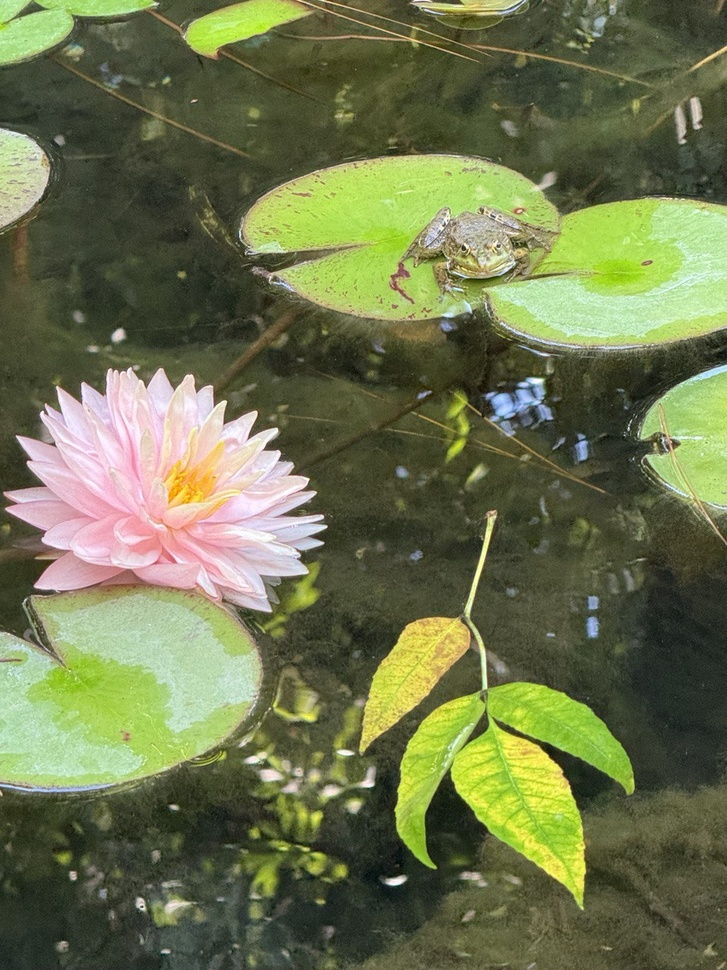
#> input picture IV course/Computer Vision/I labwork/images/my_images/frog_in_the_pool.jpg, 727 x 970 px, shrunk from 960 x 1280 before the run
$ python -i image_processor.py   (imports and definitions only)
#> lines starting #> are read from the running program, lines starting #| are printed output that depends on the picture; after the words box and inside, x2 and y2 are one past the last pixel; in counts of white or black regions, pixels touching at a corner belong together
#> further down, picture is the input picture: shape (970, 727, 3); mean B, G, R 78.2, 116.4, 109.7
import cv2

class Preprocessor:
    def __init__(self):
        pass

    def to_grayscale(self, image):
        return cv2.cvtColor(image, cv2.COLOR_BGR2GRAY)
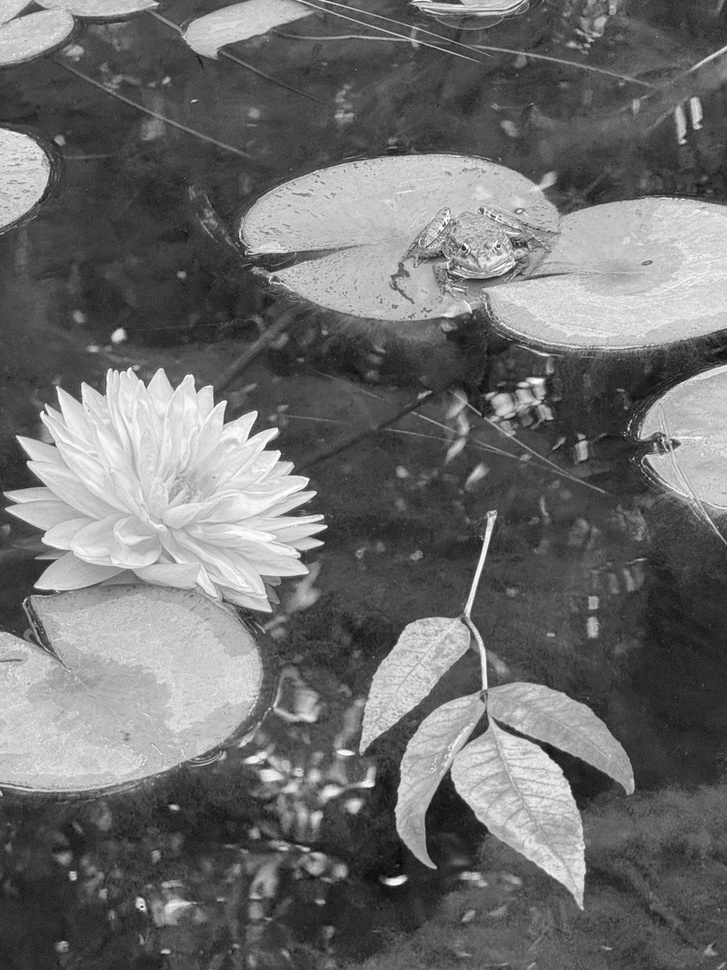
#> returned value: shape (970, 727); min 3, max 255, mean 110.1


    def to_blur(self, image):
        return cv2.GaussianBlur(image, (3, 3), 0)

    def threshold(self, image):
        th = cv2.adaptiveThreshold(
            image,
            255,
            cv2.ADAPTIVE_THRESH_GAUSSIAN_C,
            cv2.THRESH_BINARY,
            11,
            2
        )
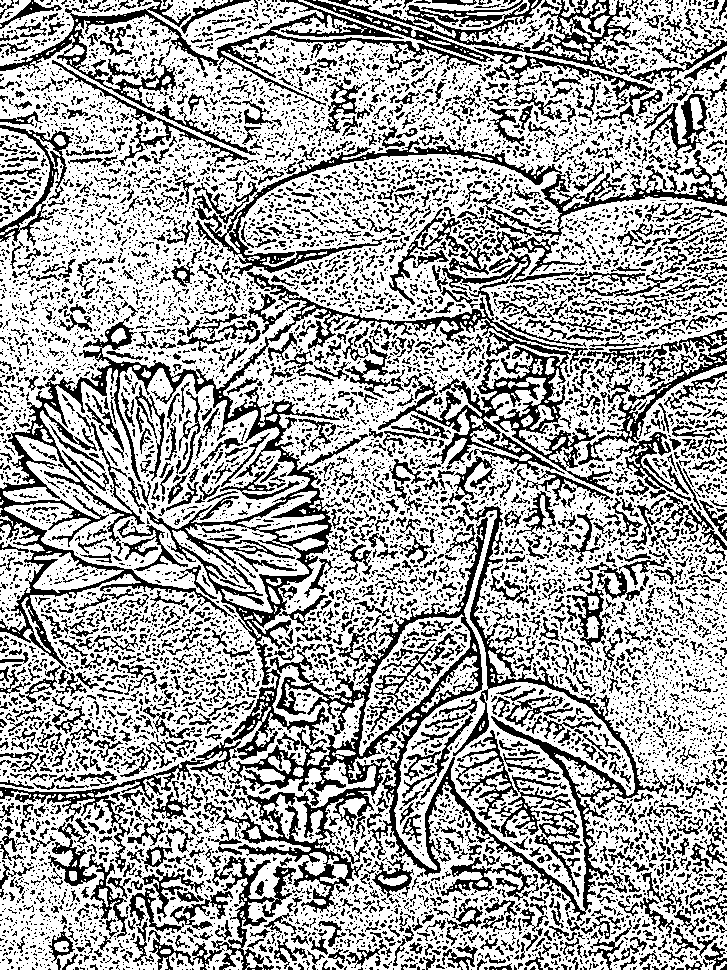
#> th: shape (970, 727); 65.1% white; black in thin lines or dots
        return th

    def process(self, image):
        gray = self.to_grayscale(image)
        blur_gray = self.to_blur(gray)
        thresh = self.threshold(blur_gray)

        return thresh

>>> import cv2
>>> picture = cv2.imread('../../../IV course/Computer Vision/I labwork/images/my_images/frog_in_the_pool.jpg')
>>> result = Preprocessor().process(picture)

$ run again, on IV course/Computer Vision/I labwork/images/my_images/temp.jpg
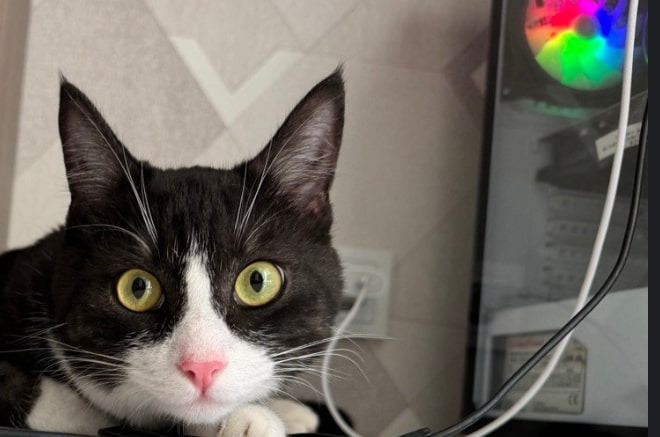
#> input picture IV course/Computer Vision/I labwork/images/my_images/temp.jpg, 660 x 437 px
#> picture is the input picture: shape (437, 660, 3); mean B, G, R 94.8, 101.7, 107
#> in to_grayscale, `return cv2.cvtColor(image, cv2.COLOR_BGR2GRAY)`:
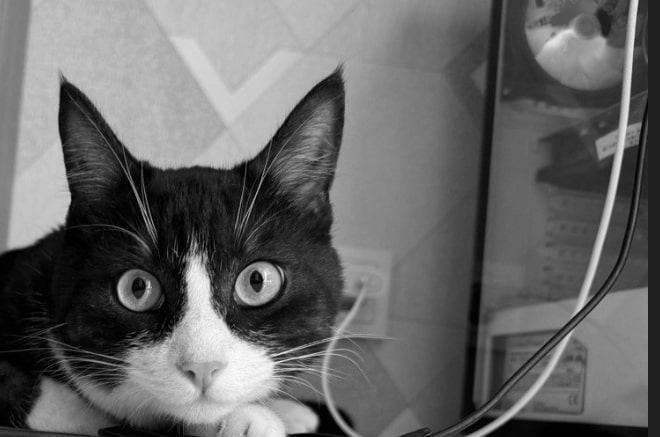
#> returned value: shape (437, 660); min 0, max 252, mean 102.5
#> in threshold, `th = cv2.adaptiveThreshold( image, 255, cv2.ADAPTIVE_THRESH_GAUSSIAN_C..`:
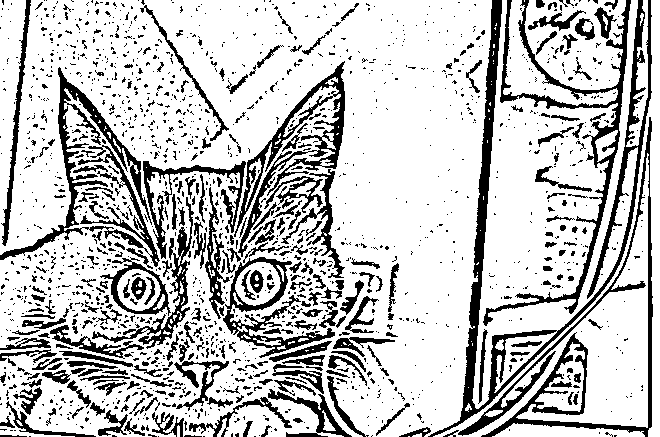
#> th: shape (437, 660); 77.1% white; 1659 black regions (1377 under 20 px), largest, box (x1, y1, x2, y2) and area: (428, 0, 652, 437) 8142, (458, 117, 653, 437) 4854, (0, 67, 160, 267) 4716
